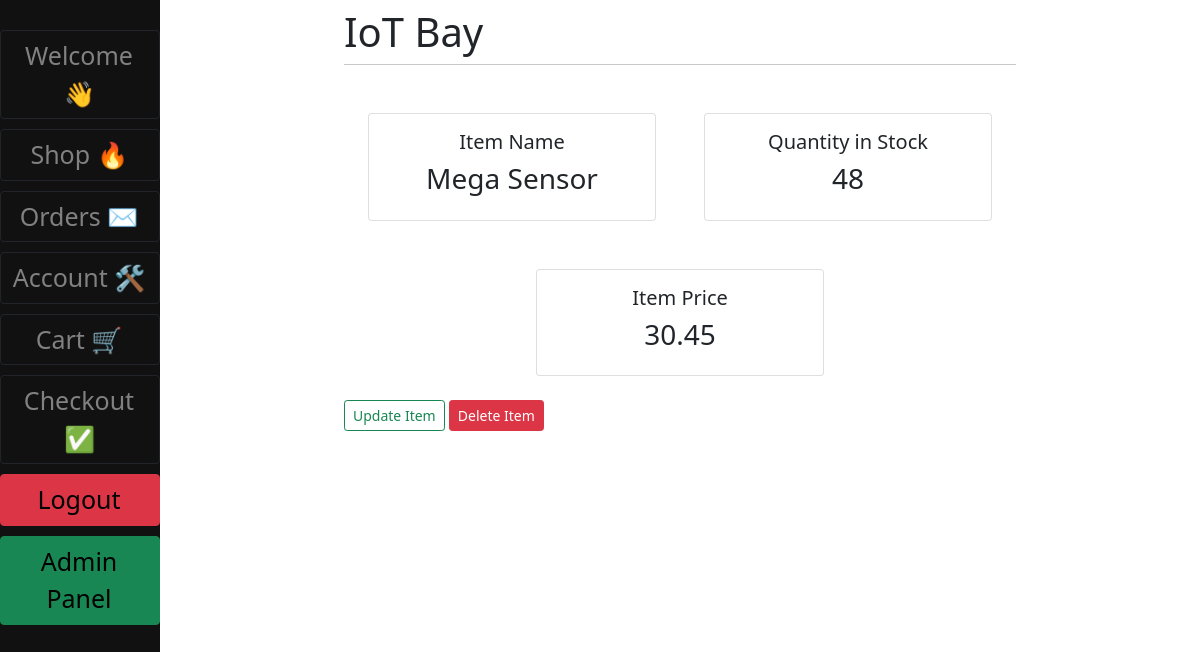
The app's page /view_item/2 (signed in), older data.
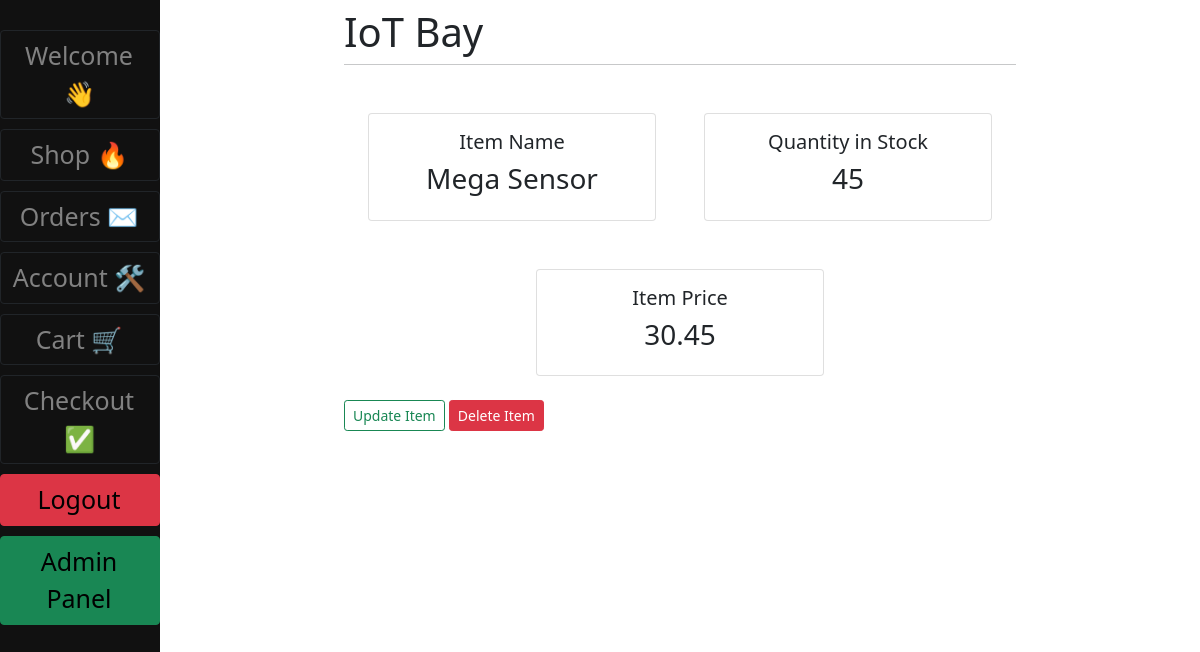
The same page, newer data.
### main/models.py (models this page shows, shortened)
class Item(models.Model):
    name = models.CharField(max_length=100)
    stock_num = models.IntegerField()
    price = models.FloatField(null=True)
    image = models.ImageField(null=True, blank=True)

### main/views.py (the view)
# urls.py: path('view_item/<int:pk>', v.view_item, name="view_item"),
def view_item(request, pk):
    if request.user.is_staff or request.user.is_superuser:
        item = get_object_or_404(Item, pk=pk)
        context = {"item": item}
        return render(request, "Product_management/view_item.html", context=context)

### main/templates/Product_Management/view_item.html (shortened to what this page needs)
{% extends "main/base.html" %}
{% block content %}
<div class="content-section">
    <div class="row mx-auto justify-content-center">
        <div class="card m-4" style="width: 18rem;">
            <div class="card-body">
                 <h5 class="cart.title text-center">Item Name</h5>
                 <h3 class="text-center">{{ item.name }}</h3>
            </div>
        </div>
        <div class="card m-4" style="width: 18rem;">
            <div class="card-body">
                 <h5 class="cart.title text-center">Quantity in Stock</h5>
                 <h3 class="text-center">{{ item.stock_num }}</h3>
            </div>
        </div>
        <div class="card m-4" style="width: 18rem;">
            <div class="card-body">
                 <h5 class="cart.title text-center">Item Price</h5>
                 <h3 class="text-center">{{ item.price }}</h3>
            </div>
        </div>
    </div>
</div>
<a class="btn btn-outline-success btn-sm" href="{% url 'update_item' item.id%}">Update Item</a>
<a class="btn btn-danger btn-sm" href="{% url 'delete_item' item.id%}">Delete Item</a>
{%endblock%}

Row changes from the older to the newer data that the page shows:
changed Item "Mega Sensor": stock_num "48" → "45"
